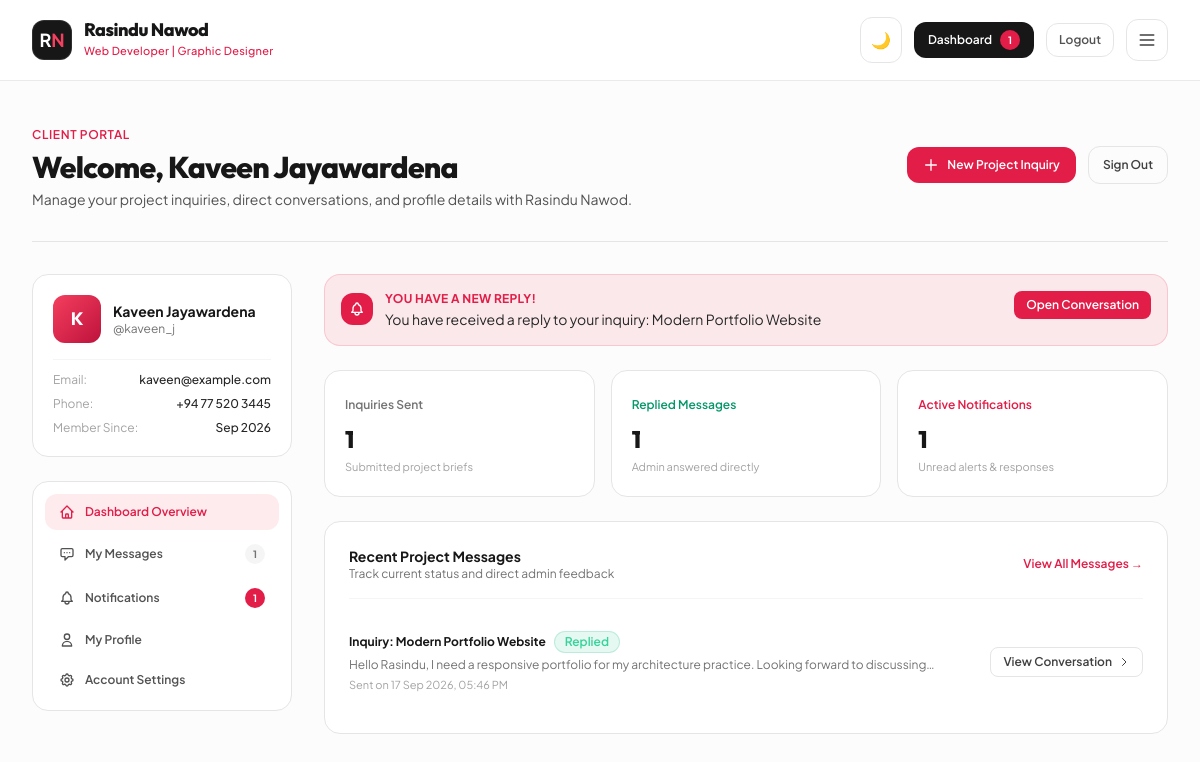
The app's page /dashboard.php (signed in) with its own data.
### tables this page shows
CREATE TABLE IF NOT EXISTS `users` (
  `id` INT UNSIGNED AUTO_INCREMENT PRIMARY KEY,
  `full_name` VARCHAR(150) NOT NULL,
  `username` VARCHAR(50) NOT NULL UNIQUE,
  `email` VARCHAR(191) NOT NULL UNIQUE,
  `phone` VARCHAR(25) NOT NULL,
  `password` VARCHAR(255) NOT NULL,
  `role` ENUM('user', 'admin') DEFAULT 'user',
  `profile_image` VARCHAR(255) DEFAULT NULL,
  `status` ENUM('active', 'disabled') DEFAULT 'active',
  `last_login` DATETIME DEFAULT NULL,
  `created_at` TIMESTAMP DEFAULT CURRENT_TIMESTAMP,
  `updated_at` TIMESTAMP DEFAULT CURRENT_TIMESTAMP ON UPDATE CURRENT_TIMESTAMP,
  INDEX `idx_users_role` (`role`),
  INDEX `idx_users_status` (`status`)
);

CREATE TABLE IF NOT EXISTS `notifications` (
  `id` INT UNSIGNED AUTO_INCREMENT PRIMARY KEY,
  `user_id` INT UNSIGNED NOT NULL,
  `title` VARCHAR(150) NOT NULL,
  `message` TEXT NOT NULL,
  `type` VARCHAR(50) DEFAULT 'reply',
  `is_read` TINYINT(1) DEFAULT 0,
  `created_at` TIMESTAMP DEFAULT CURRENT_TIMESTAMP,
  INDEX `idx_notif_user` (`user_id`),
  CONSTRAINT `fk_notif_user` FOREIGN KEY (`user_id`) REFERENCES `users` (`id`) ON DELETE CASCADE
);

CREATE TABLE IF NOT EXISTS `contact_messages` (
  `id` INT UNSIGNED AUTO_INCREMENT PRIMARY KEY,
  `user_id` INT UNSIGNED NULL,
  `name` VARCHAR(150) NOT NULL,
  `email` VARCHAR(191) NOT NULL,
  `phone` VARCHAR(30) NOT NULL,
  `subject` VARCHAR(200) NOT NULL,
  `message` TEXT NOT NULL,
  `status` ENUM('Unread', 'Read', 'In Progress', 'Replied', 'Closed') DEFAULT 'Unread',
  `admin_reply` TEXT NULL,
  `replied_at` DATETIME NULL,
  `created_at` TIMESTAMP DEFAULT CURRENT_TIMESTAMP,
  `updated_at` TIMESTAMP DEFAULT CURRENT_TIMESTAMP ON UPDATE CURRENT_TIMESTAMP,
  INDEX `idx_contact_user` (`user_id`),
  INDEX `idx_contact_status` (`status`),
  CONSTRAINT `fk_contact_user` FOREIGN KEY (`user_id`) REFERENCES `users` (`id`) ON DELETE SET NULL
);

### dashboard.php (the view, shortened to what the rows shown need)
<?php
require_once __DIR__ . '/includes/functions.php';
require_once __DIR__ . '/includes/auth.php';
$currentUser = requireUser();
$userId = (int)$currentUser['id'];
$pdo = getDatabaseConnection();
$recentMessages = [];
$recentNotifications = [];
try {
    $stmt = $pdo->prepare("
        SELECT id, subject, message, status, admin_reply, replied_at, created_at
        FROM contact_messages
        WHERE user_id = :uid
        ORDER BY id DESC
        LIMIT 5
    ");
    $stmt->execute([':uid' => $userId]);
    $recentMessages = $stmt->fetchAll();
    $stmt = $pdo->prepare("
        SELECT id, title, message, created_at
        FROM notifications
        WHERE user_id = :uid AND is_read = 0
        ORDER BY id DESC
        LIMIT 3
    ");
    $stmt->execute([':uid' => $userId]);
    $recentNotifications = $stmt->fetchAll();
} catch (PDOException $e) {
    error_log("Dashboard query error: " . $e->getMessage());
}
require_once __DIR__ . '/includes/header.php';
?>
<div class="min-h-screen bg-neutral-50/50 dark:bg-[#0b0d13] py-10 px-4 sm:px-6 lg:px-8">
    <div class="max-w-7xl mx-auto">
        <div class="flex flex-col md:flex-row md:items-center md:justify-between gap-4 pb-8 border-b border-neutral-200 dark:border-neutral-800">
            <div>
                <span class="text-xs font-semibold text-rose-600 dark:text-rose-400 uppercase tracking-wider">
                    Client Portal
                </span>
                <h1 class="text-2xl sm:text-3xl font-extrabold font-heading text-neutral-900 dark:text-white tracking-tight mt-1">
                    Welcome, <?= sanitize($currentUser['full_name']); ?>
                </h1>
                <p class="text-xs sm:text-sm text-neutral-600 dark:text-neutral-400 mt-1">
                    Manage your project inquiries, direct conversations, and profile details with Rasindu Nawod.
                </p>
            </div>
        </div>
        <div class="grid grid-cols-1 lg:grid-cols-4 gap-8 mt-8">
            <aside class="lg:col-span-1 space-y-6">
                <div class="p-5 rounded-2xl bg-white dark:bg-[#121620] border border-neutral-200 dark:border-neutral-800 shadow-xs">
                    <div class="flex items-center gap-3 mb-4">
                        <div class="w-12 h-12 rounded-xl bg-gradient-to-br from-rose-500 to-rose-700 text-white flex items-center justify-center font-heading font-bold text-lg shadow-xs">
                            <?= strtoupper(substr($currentUser['full_name'], 0, 1)); ?>
                        </div>
                        <div class="overflow-hidden">
                            <h2 class="text-sm font-bold text-neutral-900 dark:text-white truncate">
                                <?= sanitize($currentUser['full_name']); ?>
                            </h2>
                            <p class="text-xs text-neutral-500 truncate">@<?= sanitize($currentUser['username']); ?></p>
                        </div>
                    </div>
                    <div class="space-y-2 text-xs border-t border-neutral-100 dark:border-neutral-800/80 pt-3 text-neutral-600 dark:text-neutral-400">
                        <div class="flex justify-between">
                            <span class="text-neutral-400">Email:</span>
                            <span class="font-medium text-neutral-800 dark:text-neutral-200 truncate ml-2"><?= sanitize($currentUser['email']); ?></span>
                        </div>
                        <div class="flex justify-between">
                            <span class="text-neutral-400">Phone:</span>
                            <span class="font-medium text-neutral-800 dark:text-neutral-200"><?= sanitize($currentUser['phone']); ?></span>
                        </div>
                        <div class="flex justify-between">
                            <span class="text-neutral-400">Member Since:</span>
                            <span class="font-medium text-neutral-800 dark:text-neutral-200"><?= date('M Y', strtotime($currentUser['created_at'])); ?></span>
                        </div>
                    </div>
                </div>
            </aside>
            <main class="lg:col-span-3 space-y-6">
                <?php if (!empty($recentNotifications)): ?>
                    <div class="p-4 rounded-2xl bg-rose-500/10 border border-rose-500/20 flex items-start justify-between gap-4">
                        <div class="flex items-start gap-3">
                            <div class="p-2 rounded-xl bg-rose-600 text-white mt-0.5">
                            </div>
                            <div>
                                <h2 class="text-xs font-bold text-rose-600 dark:text-rose-400 uppercase tracking-wide">
                                    You have a new reply!
                                </h2>
                                <p class="text-xs sm:text-sm text-neutral-800 dark:text-neutral-200 mt-0.5">
                                    <?= sanitize($recentNotifications[0]['message']); ?>
                                </p>
                            </div>
                        </div>
                        <a
                            href="messages.php"
                            class="shrink-0 text-xs font-semibold px-3 py-1.5 rounded-lg bg-rose-600 hover:bg-rose-700 text-white transition-colors"
                        >
                            Open Conversation
                        </a>
                    </div>
                <?php endif; ?>
                <div class="p-6 rounded-2xl bg-white dark:bg-[#121620] border border-neutral-200 dark:border-neutral-800 shadow-xs">
                    <div class="flex items-center justify-between pb-4 mb-4 border-b border-neutral-100 dark:border-neutral-800">
                        <div>
                            <h2 class="text-sm font-bold text-neutral-900 dark:text-white">Recent Project Messages</h2>
                        </div>
                    </div>
                    <?php if (empty($recentMessages)): ?>
                        <div class="py-12 text-center">
                            <div class="w-12 h-12 rounded-2xl bg-neutral-100 dark:bg-neutral-800 text-neutral-400 mx-auto flex items-center justify-center mb-3">
                                <svg class="w-6 h-6" fill="none" stroke="currentColor" viewBox="0 0 24 24">
                                    <path stroke-linecap="round" stroke-linejoin="round" stroke-width="1.5" d="M8 12h.01M12 12h.01M16 12h.01M21 12c0 4.418-4.03 8-9 8a9.863 9.863 0 01-4.255-.949L3 20l1.395-3.72C3.512 15.042 3 13.574 3 12c0-4.418 4.03-8 9-8s9 3.582 9 8z"/>
                                </svg>
                            </div>
                            <h3 class="text-xs font-bold text-neutral-800 dark:text-neutral-200">No project messages yet</h3>
                            <p class="text-xs text-neutral-500 mt-1 max-w-sm mx-auto">
                                Have a web development or graphic design requirement? Submit your inquiry to initiate a private conversation.
                            </p>
                            <a href="contact.php" class="inline-block mt-4 px-4 py-2 rounded-xl bg-rose-600 text-white text-xs font-semibold hover:bg-rose-700 transition-colors">
                                Start an Inquiry
                            </a>
                        </div>
                    <?php else: ?>
                        <div class="divide-y divide-neutral-100 dark:divide-neutral-800">
                            <?php foreach ($recentMessages as $msg): ?>
                                <div class="py-4 flex flex-col sm:flex-row sm:items-center justify-between gap-3 group">
                                    <div class="space-y-1">
                                        <div class="flex items-center gap-2">
                                            <span class="text-xs font-bold text-neutral-900 dark:text-white">
                                                <?= sanitize($msg['subject']); ?>
                                            </span>
                                            <?= renderStatusBadge($msg['status']); ?>
                                        </div>
                                        <p class="text-xs text-neutral-500 dark:text-neutral-400 line-clamp-1">
                                            <?= sanitize($msg['message']); ?>
                                        </p>
                                        <div class="text-[11px] text-neutral-400">
                                            Sent on <?= formatDateTime($msg['created_at']); ?>
                                        </div>
                                    </div>
                                    <div class="shrink-0 flex items-center gap-2">
                                        <a
                                            href="conversation.php?message_id=<?= (int)$msg['id']; ?>"
                                            class="inline-flex items-center gap-1.5 px-3 py-1.5 rounded-lg border border-neutral-200 dark:border-neutral-700 text-xs font-semibold text-neutral-700 dark:text-neutral-300 hover:border-rose-500 hover:text-rose-600 transition-colors"
                                        >
                                            <span>View Conversation</span>
                                            <svg class="w-3 h-3" fill="none" stroke="currentColor" viewBox="0 0 24 24"><path stroke-linecap="round" stroke-linejoin="round" stroke-width="2" d="M9 5l7 7-7 7"/></svg>
                                        </a>
                                    </div>
                                </div>
                            <?php endforeach; ?>
                        </div>
                    <?php endif; ?>
                </div>
            </main>
        </div>
    </div>
</div>
<?php require_once __DIR__ . '/includes/footer.php'; ?>

### includes/functions.php (shortened to what the rows shown need)
<?php
function sanitize(?string $data): string {
    return htmlspecialchars(trim($data), ENT_QUOTES, 'UTF-8');
}
function formatDateTime(?string $datetime): string {
    return date('d M Y, h:i A', strtotime($datetime));
}
function renderStatusBadge(string $status): string {
    $status = trim($status);
    switch ($status) {
        case 'Replied':
            return '<span class="inline-flex items-center px-2.5 py-0.5 rounded-full text-xs font-semibold bg-emerald-500/10 text-emerald-400 border border-emerald-500/20">Replied</span>';
    }
}

### records on screen
users: full_name "Kaveen Jayawardena", full_name "K", username "kaveen_j", email "kaveen@example.com", phone "+94 77 520 3445", created_at "Sep 2026"
notifications: message "You have received a reply to your inquiry: Modern Portfolio Website"
contact_messages: subject "Inquiry: Modern Portfolio Website", status "Replied", message "Hello Rasindu, I need a responsive portfolio for my architecture practice. Looking forward to…", created_at "17 Sep 2026, 05:46 PM"

### other values on screen
$unreadCount "1"
$stats['total_messages'] "1"
$stats['unread_notifs'] "1"
$stats['replied_messages'] "1"
